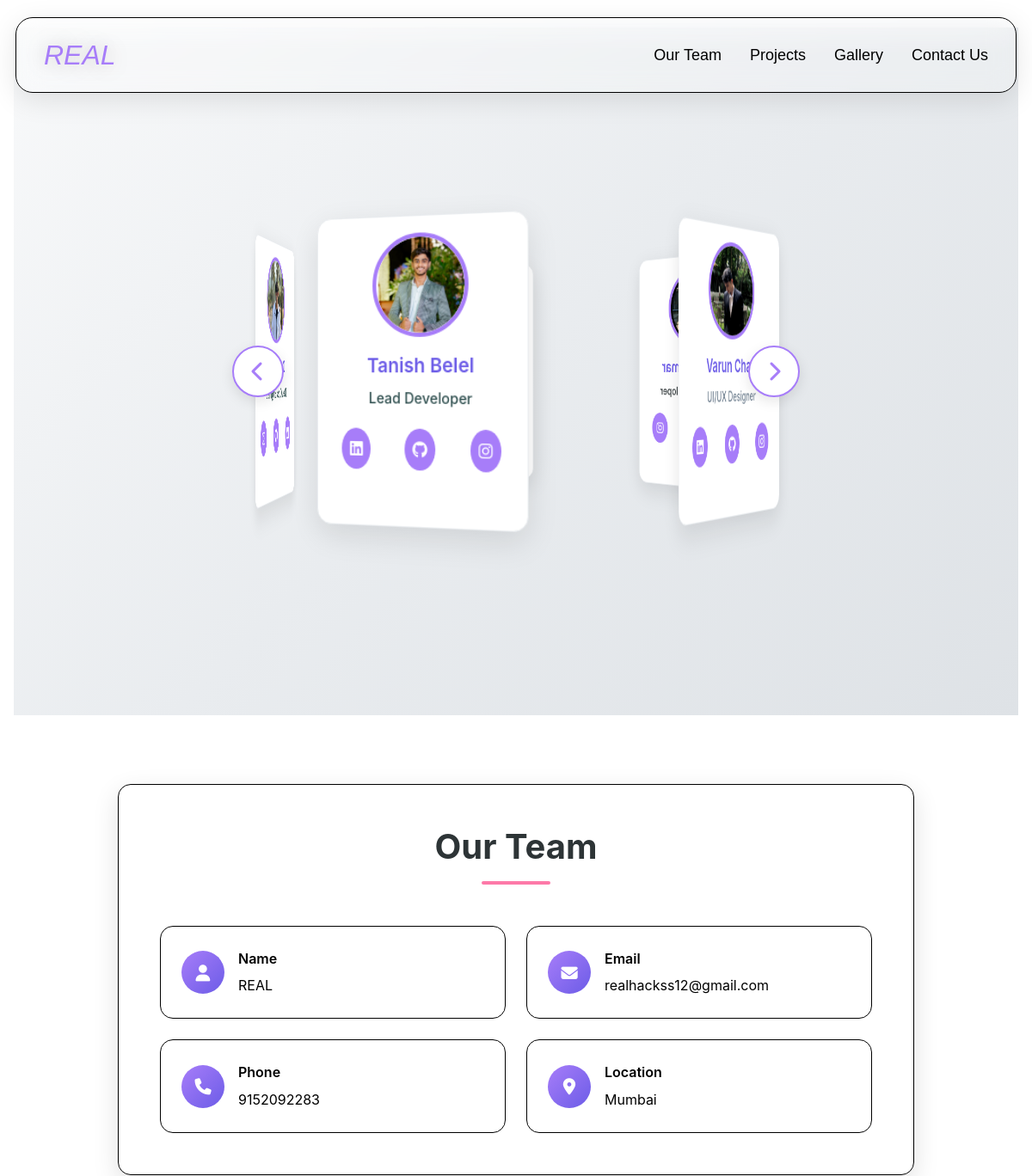
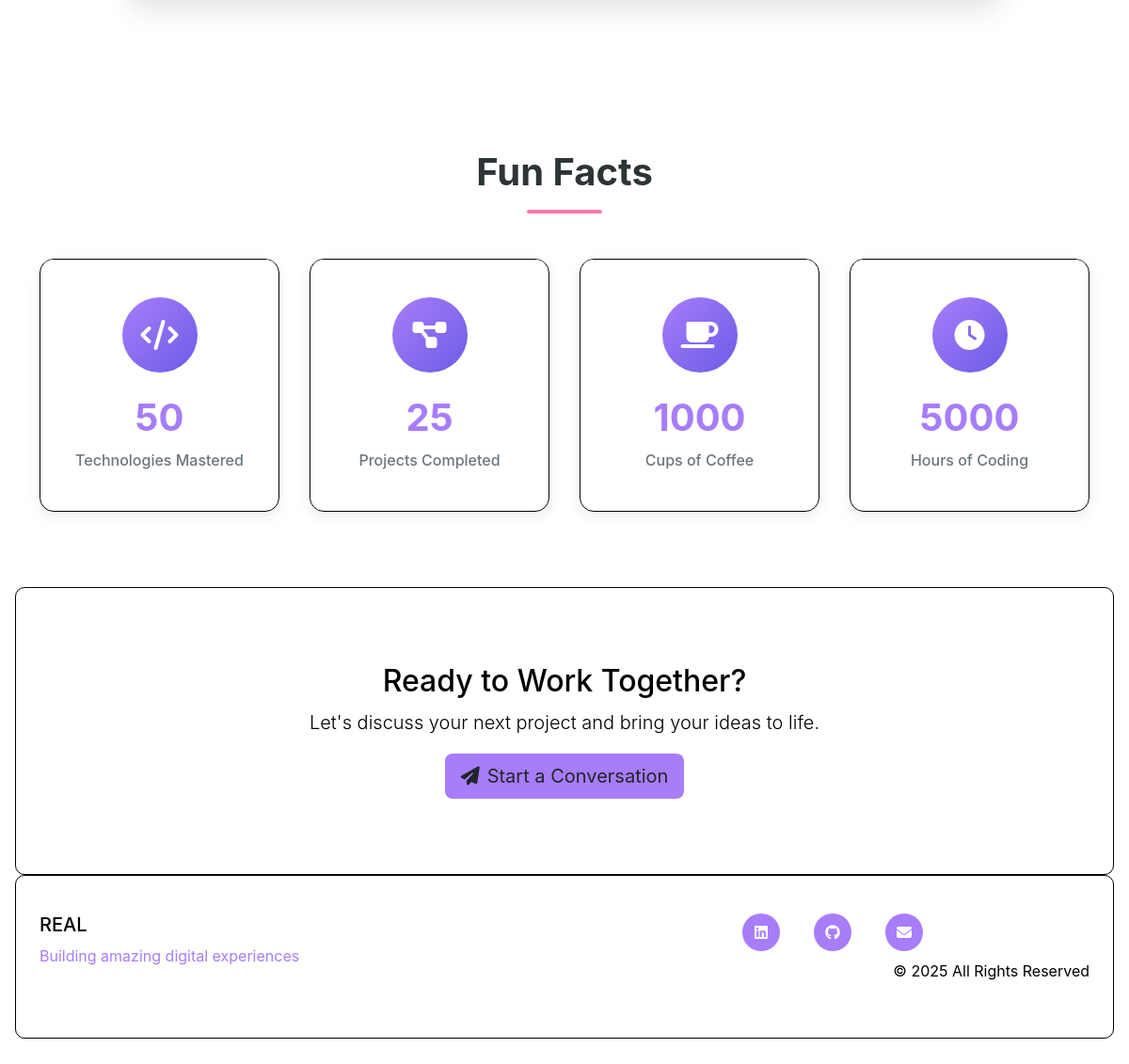
The page /about/ on the database its author committed (2 pictures, top to bottom).
### main/models.py (models this page shows, shortened)
class Profile(models.Model):
    name = models.CharField(max_length=100)
    title = models.CharField(max_length=200)
    email = models.EmailField()
    phone = models.CharField(max_length=20)
    location = models.CharField(max_length=100)
    bio = models.TextField()
    profile_image = models.ImageField(upload_to='profile/', blank=True, null=True)
    resume = models.FileField(upload_to='resume/', blank=True, null=True)
    linkedin_url = models.URLField(blank=True, null=True)
    github_url = models.URLField(blank=True, null=True)
    instagram_url = models.URLField(blank=True, null=True)
    created_at = models.DateTimeField(auto_now_add=True)
    updated_at = models.DateTimeField(auto_now=True)
    class Meta:
        verbose_name = 'Profile'
        verbose_name_plural = 'Profile'

### main/views.py (the view)
# urls.py: path('about/', views.about, name='about'),
def about(request):
    context = {
        'profile': Profile.objects.first(),
        'featured_skills': Skill.objects.filter(is_featured=True),
        'education': Education.objects.all(),
        'experience': Experience.objects.all(),
    }
    return render(request, 'about.html', context)

### main/templates/about.html (shortened to what this page needs)
{% extends 'base.html' %}
{% load static %}
{% block content %}
<div class="hero-section">
    <div class="carousel-container">
        <button id="left-btn" class="control-button" aria-label="Previous Card">
            <i class="fas fa-chevron-left"></i>
        </button>
        <div class="card-3d" id="carousel">
            <div class="carousel-card team-member">
                <div class="member-image">
                </div>
                <div class="member-info">
                    <h3 style="color: #6c5ce7;">{% if team_members.0 %}{{ team_members.0.name }}{% else %}Tanish Belel{% endif %}</h3>
                    <p class="member-role" style="color: darkslategrey;">{% if team_members.0 %}{{ team_members.0.role }}{% else %}Lead Developer{% endif %}</p>
                    <div class="social-links">
                        <a href="https://www.linkedin.com/in/tanish-belel-6697b72a7/" aria-label="LinkedIn">
                            <i class="fab fa-linkedin"></i>
                        </a>
                        <a href="https://github.com/Tanishbelel" aria-label="GitHub">
                        </a>
                        <a href="https://www.instagram.com/tanishbelel03/" aria-label="GitHub">
                        </a>
                    </div>
                </div>
            </div>
            <div class="carousel-card team-member">
                <div class="member-image">
                </div>
                <div class="member-info">
                    <h3 style="color: #6c5ce7;">{% if team_members.1 %}{{ team_members.1.name }}{% else %}Varun Chari{% endif %}</h3>
                    <p class="member-role" style="color: slategray;">{% if team_members.1 %}{{ team_members.1.role }}{% else %}UI/UX Designer{% endif %}</p>
                    <div class="social-links">
                        <a href="https://in.linkedin.com/in/varun-chari-b544862b8" aria-label="LinkedIn">
                        </a>
                        <a href="https://github.com/Varun-Chari"  aria-label="GitHub">
                        </a>
                        <a href="https://www.instagram.com/its_varxxn.05?igsh=MW9kamJ0Mml1Znp4Zg%3D%3D&utm_source=qr" aria-label="GitHub">
                            <i class="fab fa-instagram"></i>
                        </a>
                    </div>
                </div>
            </div>
            <div class="carousel-card team-member">
                <div class="member-image">
                    <img src="{% static 'kartik.jpg' %}" alt="{% if team_members.2 %}{{ team_members.2.name }}{% else %}Team Member 3{% endif %}" loading="lazy">
                </div>
                <div class="member-info">
                    <h3 style="color: #6c5ce7;">{% if team_members.2 %}{{ team_members.2.name }}{% else %}Kartik Parmar{% endif %}</h3>
                    <p class="member-role" style="color: #2d3436;">{% if team_members.2 %}{{ team_members.2.role }}{% else %}Backend Developer{% endif %}</p>
                    <div class="social-links">
                        <a href="https://www.linkedin.com/in/parmarkartik385?utm_source=share&utm_campaign=share_via&utm_content=profile&utm_medium=android_app" aria-label="LinkedIn">
                            <i class="fab fa-linkedin"></i>
                        </a>
                        <a href="https://share.google/ZPmEkgh4qMIn0ymB0" aria-label="GitHub">
                            <i class="fab fa-github"></i>
                        </a>
                        <a href="https://www.instagram.com/p_kartik_385?igsh=MWdhbndhemR2bmh3dg==" aria-label="GitHub">
                            <i class="fab fa-instagram"></i>
                        </a>
                    </div>
                </div>
            </div>
            <div class="carousel-card team-member">
                <div class="member-image">
                </div>
                <div class="member-info">
                    <h3 style="color: #6c5ce7;">{% if team_members.3 %}{{ team_members.3.name }}{% else %}Jemit Malnika{% endif %}</h3>
                    <p class="member-role" style="color: #2d3436;">{% if team_members.3 %}{{ team_members.3.role }}{% else %}Project Manager{% endif %}</p>
                    <div class="social-links">
                        <a href="https://www.linkedin.com/in/jemit-malnika-b786a532a/" aria-label="LinkedIn">
                            <i class="fab fa-linkedin"></i>
                        </a>
                        <a href="https://github.com/chrolloolucilferr" target="_blank" rel="noopener" aria-label="GitHub">
                            <i class="fab fa-github"></i>
                        </a>
                        <a href="https://www.instagram.com/chrolloolucilferr?igsh=cTB1Y29lYnhidG9y" aria-label="GitHub">
                            <i class="fab fa-instagram"></i>
                        </a>
                    </div>
                </div>
            </div>
            <div class="carousel-card team-member">
                <div class="member-image">
                    <img src="{% static 'darsh.jpg' %}" alt="{% if team_members.4 %}{{ team_members.4.name }}{% else %}Team Member 5{% endif %}" loading="lazy">
                </div>
                <div class="member-info">
                    <h3 style="color: #6c5ce7;">{% if team_members.4 %}{{ team_members.4.name }}{% else %}Darsh Jilka{% endif %}</h3>
                    <p class="member-role" style="color: darkslategrey;">{% if team_members.4 %}{{ team_members.4.role }}{% else %}DevOps Engineer{% endif %}</p>
                    <div class="social-links">
                        <a href="https://www.linkedin.com/in/darsh-jilka-588a9533a?utm_source=share&utm_campaign=share_via&utm_content=profile&utm_medium=ios_app" aria-label="LinkedIn">
                            <i class="fab fa-linkedin"></i>
                        </a>
                        <a href="https://github.com/Darshh16" aria-label="GitHub">
                            <i class="fab fa-github"></i>
                        </a>
                        <a href="https://www.instagram.com/darshh_16/profilecard/?igsh=NmwxODJuM2g5Znd2" aria-label="GitHub">
                            <i class="fab fa-instagram"></i>
                        </a>
                    </div>
                </div>
            </div>
        </div>
        <button id="right-btn" class="control-button" aria-label="Next Card">
            <i class="fas fa-chevron-right"></i>
        </button>
    </div>
</div>
<section class="section personal-info-section">
    <div class="container">
        <div class="row justify-content-center">
            <div class="col-lg-10">
                <div class="about-content" data-aos="fade-up">
                    <h2 class="section-title">Our Team</h2>
                    <div class="info-grid">
                        <div class="info-item">
                            <div class="info-icon">
                                <i class="fas fa-user"></i>
                            </div>
                            <div class="info-details">
                                <strong>Name</strong>
                                <span>{% if profile %}{{ profile.name }}{% else %}Tanish Belel{% endif %}</span>
                            </div>
                        </div>
                        <div class="info-item">
                            <div class="info-icon">
                                <i class="fas fa-envelope"></i>
                            </div>
                            <div class="info-details">
                                <strong>Email</strong>
                                <span>{% if profile %}{{ profile.email }}{% else %}tanishbelel03@gmail.com{% endif %}</span>
                            </div>
                        </div>
                        <div class="info-item">
                            <div class="info-icon">
                                <i class="fas fa-phone"></i>
                            </div>
                            <div class="info-details">
                                <strong>Phone</strong>
                                <span>{% if profile %}{{ profile.phone }}{% else %}+91 9152092283{% endif %}</span>
                            </div>
                        </div>
                        <div class="info-item">
                            <div class="info-icon">
                                <i class="fas fa-map-marker-alt"></i>
                            </div>
                            <div class="info-details">
                                <strong>Location</strong>
                                <span>{% if profile %}{{ profile.location }}{% else %}Mumbai, India{% endif %}</span>
                            </div>
                        </div>
                    </div>
                </div>
            </div>
        </div>
    </div>
</section>
<section class="section fun-facts-section">
    <div class="container">
        <h2 class="section-title text-center" data-aos="fade-up">Fun Facts</h2>
        <div class="facts-grid">
            <div class="fun-fact" data-aos="fade-up" data-aos-delay="100">
                <div class="fact-icon">
                    <i class="fas fa-code"></i>
                </div>
                <h4 class="counter">{{ skills.count|default:"50" }}</h4>
                <p>Technologies Mastered</p>
            </div>
            <div class="fun-fact" data-aos="fade-up" data-aos-delay="200">
                <div class="fact-icon">
                    <i class="fas fa-project-diagram"></i>
                </div>
                <h4 class="counter">25</h4>
                <p>Projects Completed</p>
            </div>
            <div class="fun-fact" data-aos="fade-up" data-aos-delay="300">
                <div class="fact-icon">
                    <i class="fas fa-coffee"></i>
                </div>
                <h4 class="counter">1000</h4>
                <p>Cups of Coffee</p>
            </div>
            <div class="fun-fact" data-aos="fade-up" data-aos-delay="400">
                <div class="fact-icon">
                    <i class="fas fa-clock"></i>
                </div>
                <h4 class="counter">5000</h4>
                <p>Hours of Coding</p>
            </div>
        </div>
    </div>
</section>
<section class="section" style="background: transparent; color: black; border: 1px solid black; border-radius:10px">
    <div class="container text-center">
        <div data-aos="fade-up">
            <h2>Ready to Work Together?</h2>
            <p class="lead">Let's discuss your next project and bring your ideas to life.</p>
            <a href="{% url 'main:contact' %}" class="btn btn-lg" style="background:#a77df9">
                <i class="fas fa-paper-plane me-2"></i>Start a Conversation
            </a>
        </div>
    </div>
</section>
{% endblock %}

### main/templates/base.html (shortened to what this page needs)
<!DOCTYPE html>
<html lang="en">
<head>
    <link href="https://cdnjs.cloudflare.com/ajax/libs/bootstrap/5.3.0/css/bootstrap.min.css" rel="stylesheet">
    <link href="https://cdnjs.cloudflare.com/ajax/libs/font-awesome/6.4.0/css/all.min.css" rel="stylesheet">
    <link href="https://cdnjs.cloudflare.com/ajax/libs/aos/2.3.4/aos.css" rel="stylesheet">
</head>
<body>
   <nav class="glass-navbar navbar navbar-expand-lg">
    <div class="container-fluid p-0">
        <a class="navbar-brand-custom" href="{% url 'main:home' %}">
            <span class="real-text">REAL</span>
        </a>
        <div class="collapse navbar-collapse" id="navbarContent">
            <ul class="navbar-nav-custom ms-auto">
                <li><a href="{% url 'main:about' %}">Our Team</a></li>
                <li>
                    <a href="{% url 'main:projects' %}">Projects</a>
                </li>
                <li><a href="{% url 'main:certificates' %}">Gallery</a></li>
                <li><a href="{% url 'main:contact' %}">Contact Us</a></li>
            </ul>
        </div>
    </div>
</nav>
        <main>
            {% block content %}
            {% endblock %}
        </main>
    <footer class="footer">
        <div class="container">
            <div class="row">
                <div class="col-md-6">
                    <h5>{% if profile %}{{ profile.name }}{% else %}Portfolio{% endif %}</h5>
                    <p style = "color: #a77df9;">
                        Building amazing digital experiences
                    </p>
                </div>
                <div class="col-md-6 text-md-end">
                    <div class="social-links">
                        {% if profile.linkedin_url %}
                        <a href="{{ profile.linkedin_url }}" target="_blank" title="LinkedIn">
                            <i class="fab fa-linkedin"></i>
                        </a>
                        {% endif %}
                        {% if profile.github_url %}
                        <a href="{{ profile.github_url }}" target="_blank" title="GitHub">
                            <i class="fab fa-github"></i>
                        </a>
                        {% endif %}
                        <a href="{% url 'main:contact' %}" title="Contact">
                            <i class="fas fa-envelope"></i>
                        </a>
                    </div>
                    <p class="text-zinc-800 mt-2">
                        © {% now "Y" %} All Rights Reserved
                    </p>
                </div>
            </div>
        </div>
    </footer>
</body>
</html>

### rows shown on the page
Profile: name "REAL", email "realhackss12@gmail.com", phone "9152092283", location "Mumbai"

### other values the page prints
{{ skills.count|default:"50" }} "50"
